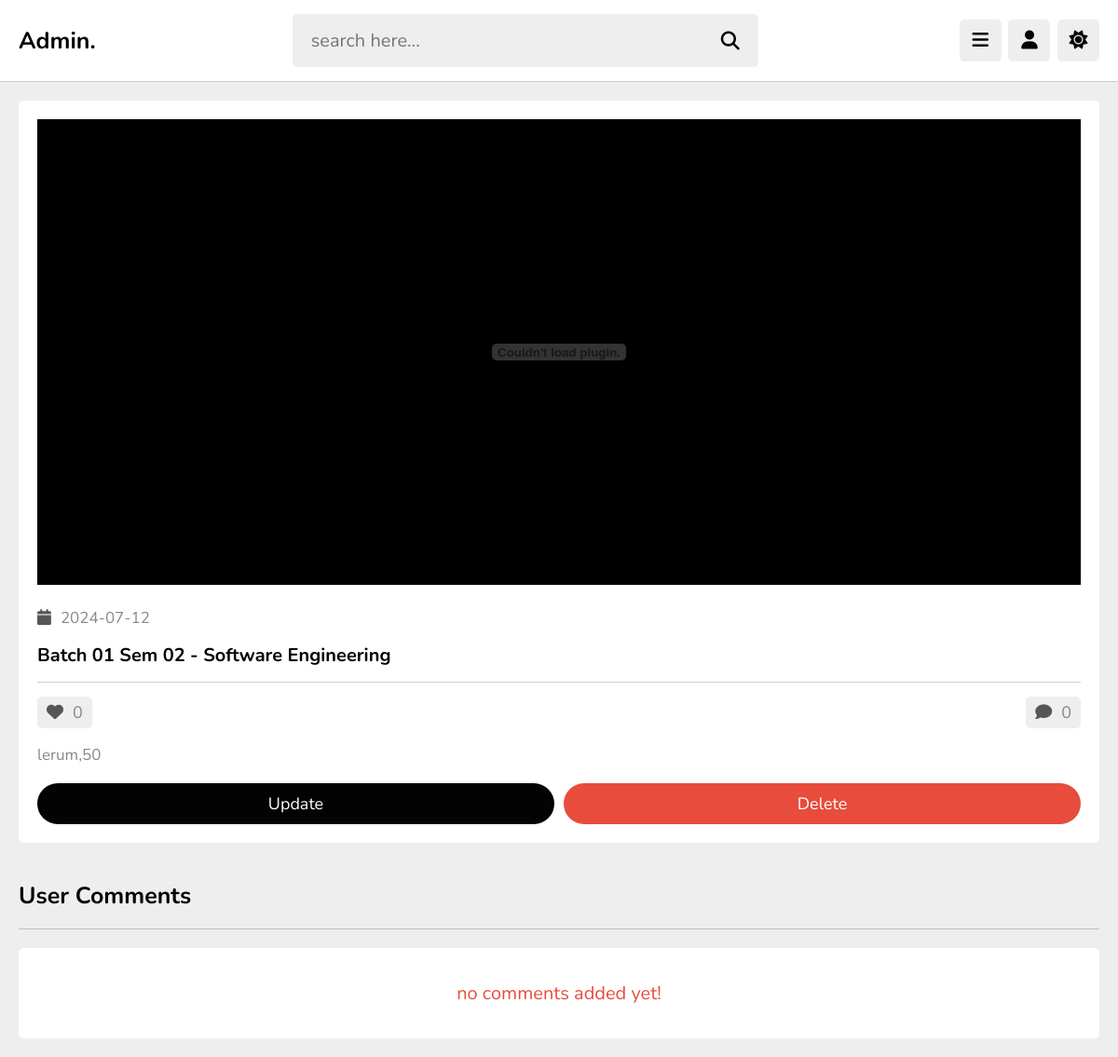
Page /admin/view_paper.php?get_id=mvKxZzkgMhtWBDdJtjE4 (signed in) on the committed database.
### tables this page shows
CREATE TABLE `paper` (
  `id` varchar(20) NOT NULL,
  `tutor_id` varchar(20) NOT NULL,
  `course_id` varchar(20) NOT NULL,
  `title` varchar(100) NOT NULL,
  `description` varchar(1000) NOT NULL,
  `pdf` varchar(100) NOT NULL,
  `thumb` varchar(100) NOT NULL,
  `date` date NOT NULL DEFAULT current_timestamp(),
  `status` varchar(20) NOT NULL DEFAULT 'deactive'
);

### admin/view_paper.php (the view, shortened to what this page needs)
<?php
include '../components/connect.php';
if(isset($_COOKIE['tutor_id'])){
   $tutor_id = $_COOKIE['tutor_id'];
}else{
   $tutor_id = '';
   header('location:login.php');
}
if(isset($_GET['get_id'])){
   $get_id = $_GET['get_id'];
}else{
   $get_id = '';
   header('location:paper.php');
}
?>
<!DOCTYPE html>
<html lang="en">
<head>
   <link rel="stylesheet" href="https://cdnjs.cloudflare.com/ajax/libs/font-awesome/6.2.0/css/all.min.css">
   <link rel="stylesheet" href="../css/admin_style.css">
</head>
<body>
<?php include '../components/admin_header.php'; ?>
<section class="view-content">
   <?php
      $select_paper = $conn->prepare("SELECT * FROM `paper` WHERE id = ? AND tutor_id = ?");
      $select_paper->execute([$get_id, $tutor_id]);
      if($select_paper->rowCount() > 0){
         while($fetch_paper = $select_paper->fetch(PDO::FETCH_ASSOC)){
            $pdf_id = $fetch_paper['id'];
            $count_likes = $conn->prepare("SELECT * FROM `likes` WHERE tutor_id = ? AND paper_id = ?");
            $count_likes->execute([$tutor_id, $pdf_id]);
            $total_likes = $count_likes->rowCount();
            $count_comments = $conn->prepare("SELECT * FROM `comments` WHERE tutor_id = ? AND paper_id = ?");
            $count_comments->execute([$tutor_id, $pdf_id]);
            $total_comments = $count_comments->rowCount();
   ?>
   <div class="container">
      <embed src="uploaded_files/papers/<?= urlencode($fetch_paper['pdf']); ?>" type="application/pdf" scrolling="auto" class="pdf" style="width:100%; height:500px;" frameborder="0"></embed>
      <div class="date"><i class="fas fa-calendar"></i><span><?= $fetch_paper['date']; ?></span></div>
      <h3 class="title"><?= $fetch_paper['title']; ?></h3>
      <div class="flex">
         <div><i class="fas fa-heart"></i><span><?= $total_likes; ?></span></div>
         <div><i class="fas fa-comment"></i><span><?= $total_comments; ?></span></div>
      </div>
      <div class="description"><?= $fetch_paper['description']; ?></div>
      <form action="" method="post">
         <div class="flex-btn">
            <a href="update_paper.php?get_id=<?= $pdf_id; ?>" class="option-btn">update</a>
            <input type="submit" value="delete" class="delete-btn" onclick="return confirm('delete this paper');" name="delete_pdf">
         </div>
      </form>
   </div>
   <?php
    }
   }else{
      echo '<p class="empty">no papers added yet! <a href="add_paper.php" class="btn" style="margin-top: 1.5rem;">add papers</a></p>';
   }
   ?>
</section>
<section class="comments">
   <h1 class="heading">User Comments</h1>
   <div class="show-comments">
      <?php
         $select_comments = $conn->prepare("SELECT * FROM `comments` WHERE paper_id = ?");
         $select_comments->execute([$get_id]);
         if($select_comments->rowCount() > 0){
            while($fetch_comment = $select_comments->fetch(PDO::FETCH_ASSOC)){
               $select_commentor = $conn->prepare("SELECT * FROM `users` WHERE id = ?");
               $select_commentor->execute([$fetch_comment['user_id']]);
               $fetch_commentor = $select_commentor->fetch(PDO::FETCH_ASSOC);
      ?>
      <div class="box">
         <div class="user">
            <img src="../uploaded_files/user_thumb/<?= $fetch_commentor['image']; ?>" alt="">
            <div>
               <h3><?= $fetch_commentor['name']; ?></h3>
               <span><?= $fetch_comment['date']; ?></span>
            </div>
         </div>
         <p class="text"><?= $fetch_comment['comment']; ?></p>
         <form action="" method="post" class="flex-btn">
            <input type="hidden" name="comment_id" value="<?= $fetch_comment['id']; ?>">
            <button type="submit" name="delete_comment" class="inline-delete-btn" onclick="return confirm('delete this comment?');">delete comment</button>
         </form>
      </div>
      <?php
       }
      }else{
         echo '<p class="empty">no comments added yet!</p>';
      }
      ?>
      </div>
</section>
</body>
</html>

### css/admin_style.css (style rules this page uses)
:root { --main-color:#565656; --red:#e74c3c; --oragen:#030303; --white:#fff; --black:#030303; --light-color:#888; --light-bg:#eee; --border:.1rem solid rgba(0,0,0,.2); }
* { font-family: 'Nunito', sans-serif; margin: 0; padding: 0; box-sizing: border-box; outline: none; border: none; text-decoration: none; }
html { font-size: 62.5%; overflow-x: hidden; }
body { background-color: var(--light-bg); padding-left: 30rem; }
section { padding:2rem; max-width: 1200px; margin: 0 auto; }
.btn, .option-btn, .delete-btn, .inline-btn, .inline-option-btn, .inline-delete-btn { border-radius: 30px; padding: 1rem 3rem; font-size: 1.8rem; color: #fff; margin-top: 1rem; text-transform: capitalize; cursor: pointer; text-align: center; }
.btn, .option-btn, .delete-btn { display: block; width: 100%; }
.option-btn, .inline-option-btn { background-color: var(--oragen); }
.delete-btn, .inline-delete-btn { background-color: var(--red); }
.flex-btn { display:flex; gap: 1rem; }
.empty { background-color: var(--white); border-radius: .5rem; padding: 1.5rem; text-align: center; width: 100%; font-size: 2rem; color: var(--red); }
.heading { padding-bottom: 1.8rem; border-bottom: var(--border); font-size: 2.5rem; color: var(--black); text-transform: capitalize; margin-bottom: 2rem; }
.view-content .container { background-color: var(--white); border-radius: .5rem; padding: 2rem; }
.view-content .container .pdf { width: 100%; object-fit: contain; margin-bottom: 1rem; background: #000; height: 50rem; }
.view-content .container .date { padding:1rem 0; font-size: 1.7rem; }
.view-content .container .date i { margin-right: 1rem; color: var(--main-color); }
.view-content .container .date span { color: var(--light-color); }
.view-content .container .title { font-size: 2rem; color: var(--black); padding: .5rem 0; }
.view-content .container .flex { display: flex; align-items: center; justify-content: space-between; gap: 1.5rem; font-size: 1.8rem; border-top: var(--border); padding-top: 1.5rem; padding-bottom: 1rem; margin-top: 1rem; }
.view-content .container .flex div { background-color: var(--light-bg); border-radius: .5rem; padding: .5rem 1rem; }
.view-content .container .flex i { margin-right: 1rem; color: var(--main-color); }
.view-content .container .flex span { color: var(--light-color); }
.view-content .container .description { padding: .5rem 0; line-height: 1.7; font-size: 1.7rem; color: var(--light-color); }
.comments .show-comments { background-color: var(--white); border-radius: .5rem; padding: 2rem; display: grid; gap: 2.5rem; }
@media (max-width:1200px) { body { padding-left: 0; } }

### rows in the picture
paper: date "2024-07-12", title "Batch 01 Sem 02 - Software Engineering", total_likes "0", total_comments "0", description "lerum,50"
